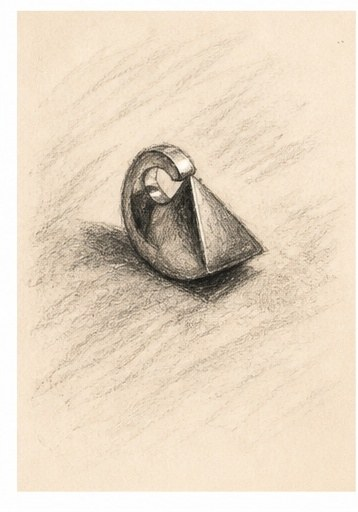
#> input picture pdp/img/charcoal.jpg, 358 x 512 px, found by its file name
$ python -i grey_backdrop.py   (imports and definitions only)
#> lines starting #> are read from the running program, lines starting #| are printed output that depends on the picture; after the words box and inside, x2 and y2 are one past the last pixel; in counts of white or black regions, pixels touching at a corner belong together
#!/usr/bin/env python3
"""The totems' grey-backdrop photos, made the same way every time.

    python3 pdp/tools/grey_backdrop.py rebi "Rebi White 1.png" "Rebi White 2.png"

Each photo from ~/Downloads/Maçon/WHITE-BG-TOTEMS is cut to 5:4 (the site's frames never show
wider), its backdrop made one flat warm grey (224, 222, 220) with the photo's own grain, the piece
15% smaller in frame (the same grey extended outward), and the light head warmed a touch toward
gold. Saved at full resolution (up to 5000px) as img/<slug>/white-<n>.jpg, with the unwarmed copy
kept in _originals. Then run tools/optimize_media.py and build_pdp.py.
"""
import os, sys
import numpy as np
from PIL import Image, ImageOps
from scipy import ndimage

Image.MAX_IMAGE_PIXELS = None
PDP = os.path.dirname(os.path.dirname(os.path.abspath(__file__)))
SRC = os.path.expanduser("~/Downloads/Maçon/WHITE-BG-TOTEMS")
TARGET = np.array([224.0, 222.0, 220.0])          # neutral grey, 2% warm (R +1%, B -1%)
ZOOM = 0.85                                      # the piece 15% smaller in frame
MAXL = 5000                                      # Shopify's largest
ASPECT = 1.25
WARMTH = 1.0                                     # "A": a tad warmer (1.8 read too yellow)


def poly_terms(x, y, deg=3):
    return np.stack([x**i * y**j for i in range(deg + 1) for j in range(deg + 1 - i)], -1)


def flatten(f, whole=False, anchor="centre"):
    """whole=True only evens out the lighting (every pixel kept, shadows fading naturally); otherwise
    everything but the piece and its shadow also becomes the one flat grey."""
#> called with f = '../img/charcoal.jpg', whole = False, anchor = 'centre'
    im = ImageOps.exif_transpose(Image.open(os.path.join(SRC, f))).convert("RGB")
#> im is the input picture: PIL image 358x512 RGB; mean R, G, B 230.7, 215.9, 196.3
    # the site's frames are never wider than 5:4, so the far sides are cut away first and the piece keeps its pixels
    if im.width > ASPECT * im.height:
        w = round(ASPECT * im.height); x = 0 if anchor == "left" else (im.width - w) // 2          # left: something (a chain) runs off that edge and must keep doing so
        im = im.crop((x, 0, x + w, im.height))
    k = MAXL * ZOOM / max(im.size)                   # final long side at most MAXL after padding
#> k = 8.3
    if k < 1: im = im.resize((round(im.width * k), round(im.height * k)), Image.LANCZOS)
    a = np.asarray(im).astype(np.float32)
    h, w, _ = a.shape
#> h = 512; w = 358
    # the lighting across the backdrop, fitted on a small copy
    s = 160 / w
#> s = 0.447
    small = np.asarray(im.resize((160, max(1, round(h * s))), Image.BOX)).astype(np.float32)
    sh, sw, _ = small.shape
#> sh = 229; sw = 160
    yy, xx = np.mgrid[0:sh, 0:sw]
    X = poly_terms(xx / sw, yy / sh).reshape(sh * sw, -1)
    lum = small.mean(2); chroma = small.max(2) - small.min(2)
#> after `chroma = small.max(2) - small.min(2)`:
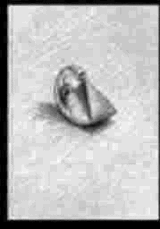
#> chroma: shape (229, 160) float32; min 0, max 47, mean 34.4; drawn with min black and max white
    mask = (lum > np.percentile(lum, 40) - 15) & (chroma < 25)
#> mask: shape (229, 160) bool; 11.5% white; 4 white regions (2 under 20 px), largest, box (x1, y1, x2, y2) and area: (0, 0, 160, 229) 4205, (79, 72, 85, 77) 21
    mask = ndimage.binary_erosion(mask, iterations=2)
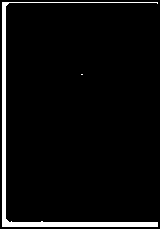
#> mask: shape (229, 160) bool; 5% white; 2 white regions (1 under 20 px), largest, box (x1, y1, x2, y2) and area: (2, 2, 158, 227) 1828
    for _ in range(4):
        coef = [np.linalg.lstsq(X[mask.ravel()], small[..., c].ravel()[mask.ravel()], rcond=None)[0] for c in range(3)]
        fit = np.stack([X @ cc for cc in coef], -1).reshape(sh, sw, 3)
        resid = np.abs(small - fit).max(2)
        mask = ndimage.binary_erosion((resid < 6) & (chroma < 25), iterations=1)
#> this loop made 4 passes
#> pass 1, in flatten, `fit = np.stack([X @ cc for cc in coef], -1).reshape(sh, sw, 3)`:
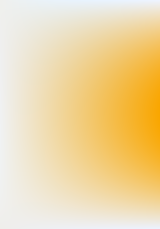
#> fit: shape (229, 160, 3) float64; mean of channels 0, 1, 2 253.9, 251.4, 246.1; drawn with min black and max white
    Y, Xg = np.mgrid[0:h, 0:w]
    full = np.empty_like(a)
    for c in range(3):
        for y0 in range(0, h, 256):
            full[y0:y0+256, :, c] = poly_terms(Xg[y0:y0+256] / w, Y[y0:y0+256] / h) @ coef[c]
    out = a * (TARGET / full)
    if whole and ZOOM == 1.0:
        return Image.fromarray(np.clip(out, 0, 255).round().astype(np.uint8))
    # keep the piece and the shadow it casts; everything else becomes the one flat grey
    bgmask = ndimage.zoom(mask.astype(float), (h / sh, w / sw), order=0)[:h, :w] > 0.5
#> bgmask: shape (512, 358) bool; 6.3% white; 1 white region, box (x1, y1, x2, y2) and area: (2, 2, 356, 510) 11477
    hp = out - ndimage.gaussian_filter(out, (3, 3, 0))
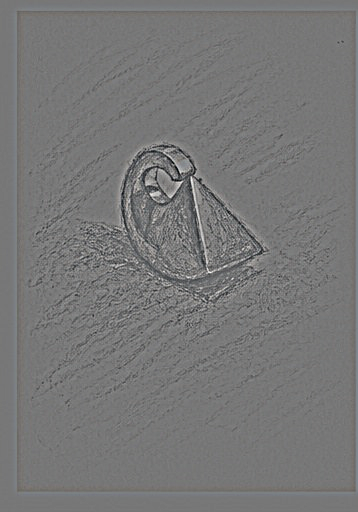
#> hp: shape (512, 358, 3) float64; mean R, G, B 0, 0, 0; drawn with min black and max white
    sigma = hp[bgmask].std(0)
#> sigma = [0.503, 0.605, 1.04]
    q = 4
    o4 = ndimage.zoom(out, (1 / q, 1 / q, 1), order=1)
    dev = ndimage.gaussian_filter(np.abs(o4 - TARGET).max(2), 1.5)
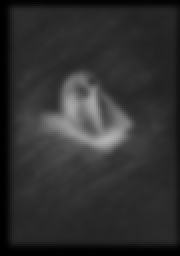
#> dev: shape (128, 90) float64 (shown 2 times larger); min 0.438, max 177.8, mean 48.1
    fg = dev > 9
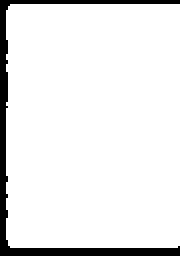
#> fg: shape (128, 90) bool (shown 2 times larger); 91.8% white; 1 black region, box (x1, y1, x2, y2) and area: (0, 0, 90, 128) 950
    lab, n = ndimage.label(fg)
#> n = 1
    sizes = ndimage.sum(fg, lab, range(1, n + 1))
#> sizes = [10570]
    hh, ww = fg.shape
#> hh = 128; ww = 90
    keep = np.zeros_like(fg)
    big = sizes.max() if n else 0
#> big = 10570
    for i in range(n):          # the piece: large, and in the middle of the picture (not a table edge at the border)
        com = ndimage.center_of_mass(fg, lab, i + 1)
        central = 0.12 * hh < com[0] < 0.88 * hh and 0.12 * ww < com[1] < 0.88 * ww
        if central and sizes[i] > 0.05 * big:
            keep |= lab == i + 1
#> this loop made 1 pass
#> (com, central) on pass 1: ((62.52, 46.17), True)
    keep = ndimage.binary_fill_holes(keep)
    keep = ndimage.binary_dilation(keep, iterations=max(2, ww // 60))
#> keep: shape (128, 90) bool; 96.8% white; 1 black region, box (x1, y1, x2, y2) and area: (0, 0, 90, 128) 364
    alpha = np.clip(ndimage.gaussian_filter(keep.astype(np.float32), ww / 120), 0, 1)
    alpha = ndimage.zoom(alpha, (h / alpha.shape[0], w / alpha.shape[1]), order=1)[:h, :w, None]
#> alpha: shape (512, 358, 1) float32
    H, W = round(h / ZOOM), round(w / ZOOM)
#> H = 602; W = 421
    rng = np.random.default_rng(0)
    canvas = TARGET + rng.normal(0, 1, (H, W, 3)) * sigma
    y0, x0 = (H - h) // 2, 0 if anchor == "left" else (W - w) // 2
#> y0 = 45; x0 = 31
    canvas[y0:y0+h, x0:x0+w] = alpha * out + (1 - alpha) * canvas[y0:y0+h, x0:x0+w]
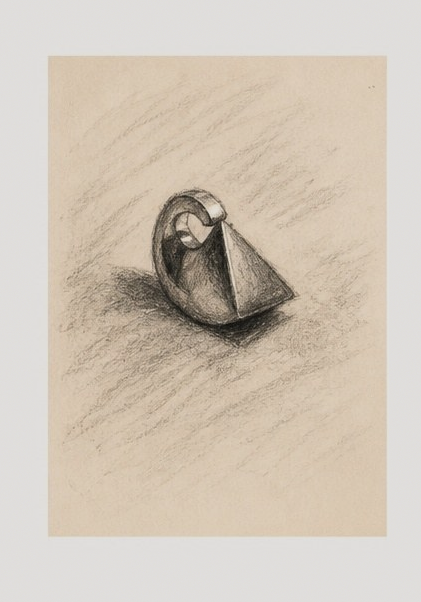
#> canvas: shape (602, 421, 3) float64; mean of channels 0, 1, 2 209.6, 198.4, 184.6; drawn as R, G, B
    return Image.fromarray(np.clip(canvas, 0, 255).round().astype(np.uint8))


def smooth(x, a, b):
    t = np.clip((x - a) / (b - a), 0, 1); return t * t * (3 - 2 * t)


def head_weight(a):
    """0..1 per pixel: how much of the pale (golden) head this pixel is."""
    L = a.mean(2); warm = a[..., 0] - a[..., 2]; dev = np.abs(a - TARGET).max(2)
    q = 3
    s = lambda x: ndimage.zoom(x, 1 / q, order=1)
    Ls, ws, ds = s(L), s(warm), s(dev)
    piece = ndimage.binary_opening(ds > 12, iterations=2)
    ys, xs = np.where(piece); top, bot = ys.min(), ys.max(); hgt = bot - top
    m = ndimage.binary_opening((ws > 8) & (Ls > 100), iterations=2)
    lab, n = ndimage.label(m)
    sizes = ndimage.sum(m, lab, range(1, n + 1)); keep = np.zeros_like(m)
    for i in range(n):
        yy = np.where(lab == i + 1)[0]
        if sizes[i] >= 0.25 * sizes.max() and yy.min() < bot - 0.25 * hgt:          # part of the head, not a warm patch on the floor
            keep |= lab == i + 1
    keep = ndimage.binary_closing(keep, iterations=3)
    keep = ndimage.binary_fill_holes(keep)
    w = ndimage.gaussian_filter(keep.astype(np.float32), 2.5)
    w = ndimage.zoom(w, (a.shape[0] / w.shape[0], a.shape[1] / w.shape[1]), order=1)[:a.shape[0], :a.shape[1]]
    # backdrop pixels lit warm by the head (on the floor, beside the legs) are only faintly warm and flat
    metal = np.maximum(smooth(warm, 12, 22), smooth(L - 222, 6, 18))          # warm, or a highlight brighter than the grey; shadows are neither
    metal = ndimage.gaussian_filter(metal, 5)          # no JPEG-block edges in the highlights
    return np.clip(w, 0, 1) * smooth(L, 70, 150) * metal          # fades through the ombré into the dark body


def warm(a, k):
    """Golden shift: a touch more red and yellow, a little less blue, strength k."""
    gain = np.array([1 + 0.035 * k, 1 + 0.008 * k, 1 - 0.07 * k])
    return np.clip(a * (1 + (gain - 1) * head_weight(a)[..., None]), 0, 255)


# [13 lines not run here, left out]

>>> result = flatten('../img/charcoal.jpg')
